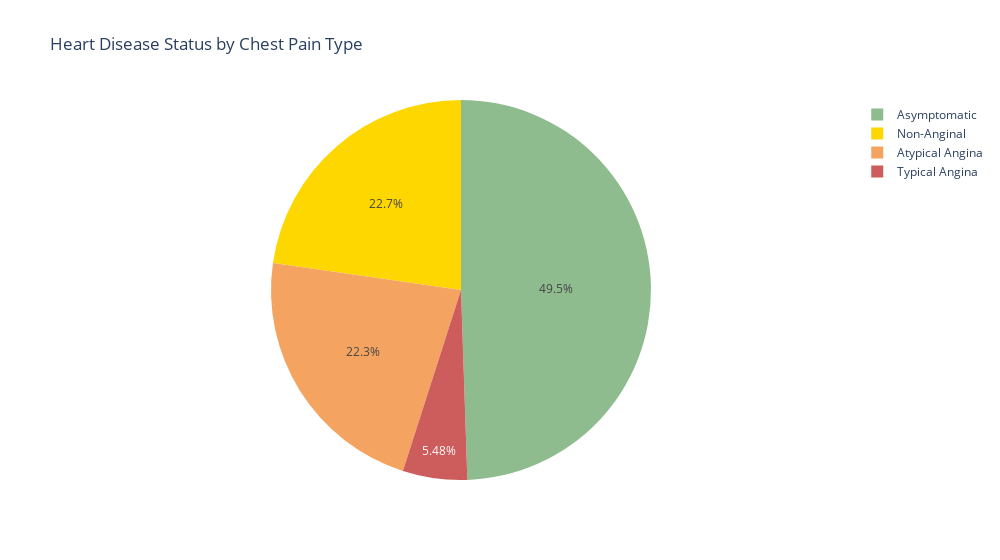

Notebook cell for this chart:
### Code cell
# Creating a pie chart using Plotly
# Data for chest pain types and heart disease status
data = {
    'Chest Pain Type': ['Asymptomatic', 'Atypical Angina', 'Non-Anginal', 'Typical Angina'],
    'No Disease': [96, 146, 123, 26],
    'Yes Disease': [274, 21, 47, 15]
}

# Creating a DataFrame
contingency_table_cp = pd.DataFrame(data)

# Melting the DataFrame for Plotly
melted_table_cp = contingency_table_cp.melt(id_vars='Chest Pain Type', 
                                              value_vars=['No Disease', 'Yes Disease'],
                                              var_name='Heart Disease Status', 
                                              value_name='Count')

# Creating a pie chart using Plotly with distinct colors for each chest pain type
fig = px.pie(melted_table_cp, names='Chest Pain Type', values='Count', 
             color='Chest Pain Type',
             title='Heart Disease Status by Chest Pain Type',
             color_discrete_sequence=['#8FBC8F', '#F4A460', '#FFD700', '#CD5C5C'])  # Assigning  unique colors

# Show the plot
fig.update_layout(width=1000)
fig.show()

### Figure 1 — Plotly figure (JSON) as saved in the notebook; plotly's stock layout.template omitted (floating-point values rounded to 4 significant figures)
{"data": [{"customdata": [["Asymptomatic"], ["Atypical Angina"], ["Non-Anginal"], ["Typical Angina"], ["Asymptomatic"], ["Atypical Angina"], ["Non-Anginal"], ["Typical Angina"]], "domain": {"x": [0, 1], "y": [0, 1]}, "hovertemplate": "Chest Pain Type=%{customdata[0]}<br>Count=%{value}<extra></extra>", "labels": ["Asymptomatic", "Atypical Angina", "Non-Anginal", "Typical Angina", "Asymptomatic", "Atypical Angina", "Non-Anginal", "Typical Angina"], "legendgroup": "", "marker": {"colors": ["#8FBC8F", "#F4A460", "#FFD700", "#CD5C5C", "#8FBC8F", "#F4A460", "#FFD700", "#CD5C5C"]}, "name": "", "showlegend": true, "type": "pie", "values": [96, 146, 123, 26, 274, 21, 47, 15]}], "layout": {"legend": {"tracegroupgap": 0}, "piecolorway": ["#8FBC8F", "#F4A460", "#FFD700", "#CD5C5C"], "title": {"text": "Heart Disease Status by Chest Pain Type"}, "width": 1000}}
